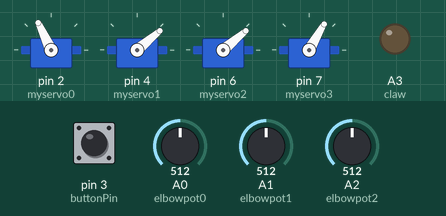
Simulated run of this sketch. Board: Arduino Uno, built with avr-gcc and run on an emulated ATmega328P. Parts: 4 × servo, output pins drawn as LEDs (lit = HIGH). Inputs (shaded band) come from the test bench; at power-on: pin 3 (buttonPin) LOW, A0 (elbowpot0) = 512, A1 (elbowpot1) = 512, A2 (elbowpot2) = 512.

Above: at 1.2 s.
1.3 s: pin 3 (buttonPin) pulled HIGH for 0.15 s
At 2.4 s:
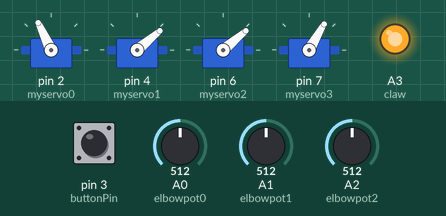
3.0 s: A0 (elbowpot0) set to 716
At 4.2 s:
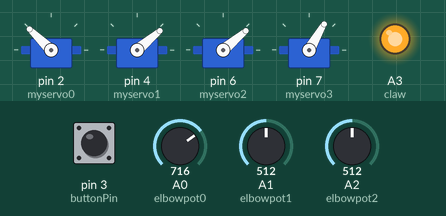
4.5 s: A1 (elbowpot1) set to 716
At 5.3 s:
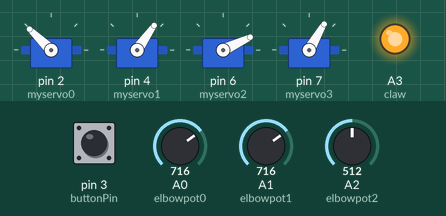
6.0 s: A2 (elbowpot2) set to 716
At 6.5 s:
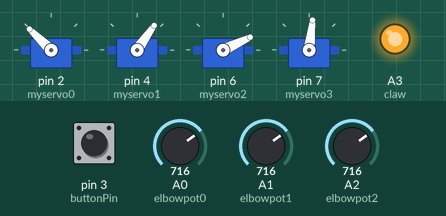
7.5 s: A0 (elbowpot0) set to 900
At 8.7 s:
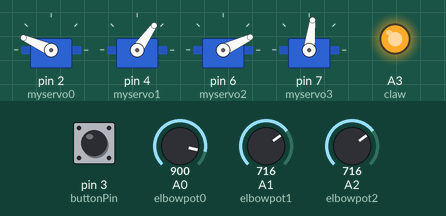
9.0 s: A1 (elbowpot1) set to 900
At 9.9 s:
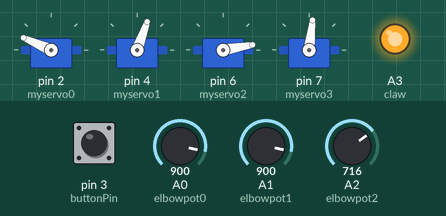
Timing chart, 0 to 11.5 s (numbered marks = the images above; inputs shaded):
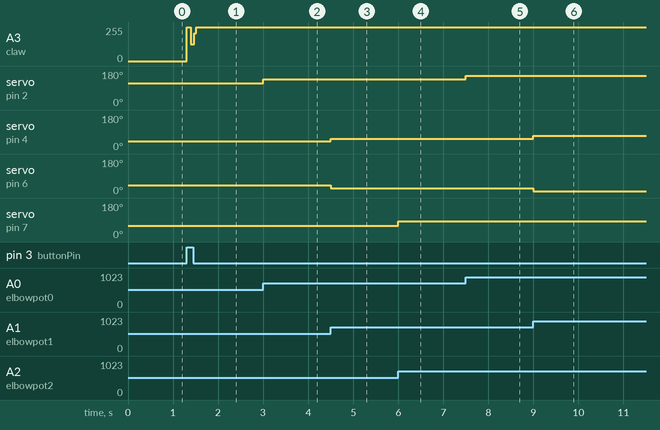

The sketch:

robotic_arm_v1.ino
```cpp
#include <Servo.h> // ensure you have the proper libraries installed within Arduino folders

Servo myservo0;  // create servo object to control it
Servo myservo1;
Servo myservo2;
Servo myservo3;

// constants won't change. They're used here to set pin numbers:
const int buttonPin = 3;  // the number of the pushbutton pin
const int claw = A3;      // the number of the electromagnet pin
const int elbowpot0 = A0;  //base mount motor analog pin used to connect the potentiometer
const int elbowpot1 = A1; //pan motor
const int elbowpot2 = A2;
bool buttonState = 0;  // variable for reading the pushbutton status
bool magnet_state = 0; //
int elbowval0;             // variable to read the value from the analog pin
int elbowval1;
int elbowval2; // variables will change:
long nowmillis = 0;
long lastmillis = 0;

void setup() {
  // initialize the LED pin as an output:
  pinMode(claw, OUTPUT);
  // initialize the pushbutton pin as an input:
  pinMode(buttonPin, INPUT);
  // settings for servo connections
  myservo0.attach(2);  // attaches the servo on pin 5 to the servo object for the grove
  myservo1.attach(4); //2nd
  myservo2.attach(6);
  myservo3.attach(7);
  digitalWrite(claw, magnet_state);
}


void loop() {
  elbowval0 = analogRead(elbowpot0);        // reads the value of the potentiometer (value between 0 and 1023)
  elbowval0 = map(elbowval0, 0, 1023, 60, 170);  // scale it for use with the servo (value between 0 and 180)
  //elbowval0 = map(elbowval0, 0, 1023, 0, 200);  // scale it for use with the servo (value between 0 and 180)
  myservo0.write(elbowval0);           // sets the servo position according to the scaled value
  elbowval1 = analogRead(elbowpot1);
  elbowval1 = map(elbowval1, 0, 1023, 0, 80);
  myservo1.write(elbowval1);
  elbowval1 = map(elbowval1, 0, 80, 80, 0);
  myservo2.write(elbowval1);
  elbowval2 = analogRead(elbowpot2);
  elbowval2 = map(elbowval2, 0, 1023, 0, 120);
  myservo3.write(elbowval2);

  //-----------------------------------
  buttonState = digitalRead(buttonPin);
  // check if the push0button is pressed. If it is, the buttonState is HIGH:
  //buttonState = digitalRead(buttonPin);
  // check if the pushbutton is pressed. If it is, the buttonState is HIGH:
  if (buttonState == HIGH) {
    nowmillis = millis();
    if(nowmillis >= lastmillis + 500) {
  if (buttonState == HIGH) { //if button is pressed
    digitalWrite(claw, HIGH); //Turn claw on
  }
  else {
    digitalWrite(claw, magnet_state);
  }
  delay(50);                           // waits for the servo to get there
}
   //-----------------------------------

    // turn LED on:
    if (magnet_state == 1){magnet_state = 0;}
    else if (magnet_state ==0){magnet_state =1;}
    //magnet_state = 1;
    //magnet_state = buttonState;
        digitalWrite(claw, magnet_state);
        lastmillis = nowmillis;
    }

          }
```

Measured:
- after the input at 1.3 s, A3 (claw): 0/255 → 255/255 at once, → 126/255 0.09 s later, → 255/255 0.08 s later
- after the input at 3.0 s, servo on pin 2 (myservo0): 115° → 136° at once
- after the input at 4.5 s, servo on pin 4 (myservo1): 40° → 55° at once; servo on pin 6 (myservo2): 40° → 25° at once
- after the input at 6.0 s, servo on pin 7 (myservo3): 60° → 83° at once
- after the input at 7.5 s, servo on pin 2 (myservo0): 136° → 156° at once
- after the input at 9.0 s, servo on pin 4 (myservo1): 55° → 70° at once; servo on pin 6 (myservo2): 25° → 10° at once
